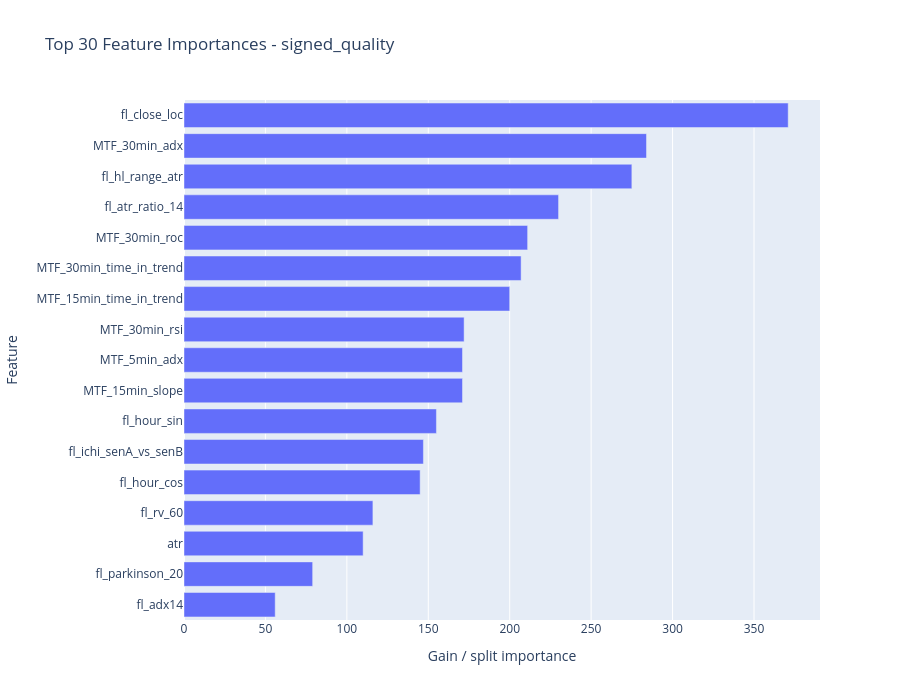

Notebook code cell kept with this figure:
### Code cell
# Model importance snapshot for the primary deployment model
importance_df = pd.DataFrame({
    "feature": features,
    "importance": final_models[PRIMARY_TARGET].feature_importances_,
}).sort_values("importance", ascending=False).reset_index(drop=True)

display(importance_df.head(30))

fig = go.Figure(go.Bar(
    x=importance_df.head(30)["importance"][::-1],
    y=importance_df.head(30)["feature"][::-1],
    orientation="h",
))
fig.update_layout(
    title=f"Top 30 Feature Importances - {PRIMARY_TARGET}",
    height=700,
    xaxis_title="Gain / split importance",
    yaxis_title="Feature",
)
fig.show()

### Figure 1 — Plotly figure (JSON) as saved in the notebook; plotly's stock layout.template omitted (floating-point values rounded to 4 significant figures)
{"data": [{"orientation": "h", "type": "bar", "x": [56, 79, 110, 116, 145, 147, 155, 171, 171, 172, 200, 207, 211, 230, 275, 284, 371], "y": ["fl_adx14", "fl_parkinson_20", "atr", "fl_rv_60", "fl_hour_cos", "fl_ichi_senA_vs_senB", "fl_hour_sin", "MTF_15min_slope", "MTF_5min_adx", "MTF_30min_rsi", "MTF_15min_time_in_trend", "MTF_30min_time_in_trend", "MTF_30min_roc", "fl_atr_ratio_14", "fl_hl_range_atr", "MTF_30min_adx", "fl_close_loc"]}], "layout": {"height": 700, "title": {"text": "Top 30 Feature Importances - signed_quality"}, "xaxis": {"title": {"text": "Gain / split importance"}}, "yaxis": {"title": {"text": "Feature"}}}}
